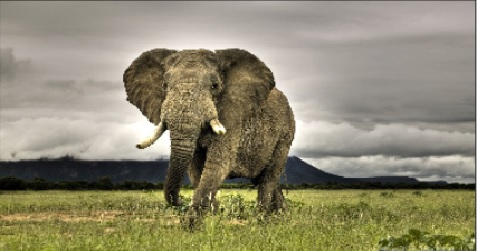
#> input picture Assignment7/elephant.jpg, 477 x 251 px
$ jupyter execute --allow-errors ExtractingFeaturesRGB.ipynb   (shell and % lines are left out)
#> lines starting #> are read from the running program, lines starting #| are printed output that depends on the picture
Extract the features of 2 RGB images

[cell 1]
# https://analyticsindiamag.com/image-feature-extraction-using-scikit-image-a-hands-on-guide/

[cell 2]
#Importing the required libraries

import pandas as pd
import numpy as np
import matplotlib.pyplot as plt
from skimage.io import imread, imshow

[cell 3]
# Loading the image

image1 = imread('elephant.jpg')
#> image1 is the input picture: shape (251, 477, 3); mean R, G, B 142.4, 137.1, 112.5
imshow(image1);

[cell 4]
# Loading the image

image2 = imread('elephant.jpg', as_gray=True)
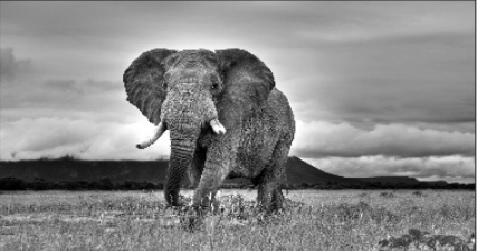
#> image2: shape (251, 477) float64; min 0, max 1, mean 0.535
imshow(image2)

[cell 5]
# Analyzing both the images

print(image1.shape)
#| (251, 477, 3)
print(image2.shape)
#| (251, 477)

[cell 6]
print(image1.size)
#| 359181
print(image2.size)
#| 119727

#> (a cell that did not finish here is left out)

#> (a cell that did not finish here is left out)

[cell 9]
"""
1.Prewitt Kernel
2.Sobel Kernel
3.Canny Algorithm

Using these three algorithms for edge feature extraction.

"""

[cell 10]
from skimage import filters

# prewitt kernel
#> (the rest of this cell did not finish here and is left out)

#> (a cell that did not finish here is left out)

#> (a cell that did not finish here is left out)

#> (a cell that did not finish here is left out)

Region-Based Segmentation

[cell 14]
from skimage.exposure import histogram
hist, hist_centers = histogram(image2)
#> hist = 256 values, max 1980 at index 151, min 37 at index 1, mean 467.7; hist_centers = 256 values from 0.00195 to 0.998

#Plotting the Image and the Histogram of gray values
fig, axes = plt.subplots(1, 2, figsize=(8, 3))
axes[0].imshow(image2, cmap=plt.cm.gray)
axes[0].axis('off')
axes[1].plot(hist_centers, hist, lw=2)
axes[1].set_title('histogram of gray values')
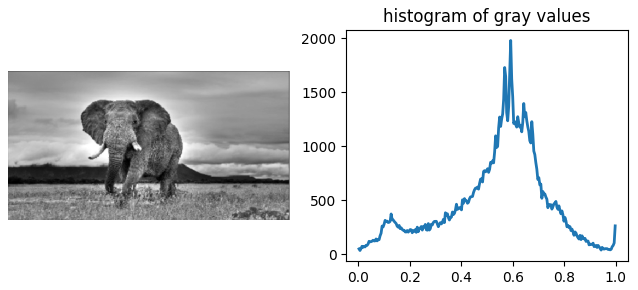
#> figure drawn by matplotlib, 2 panels; panel 2: curve peaks at x = 0.592, y = 1980
